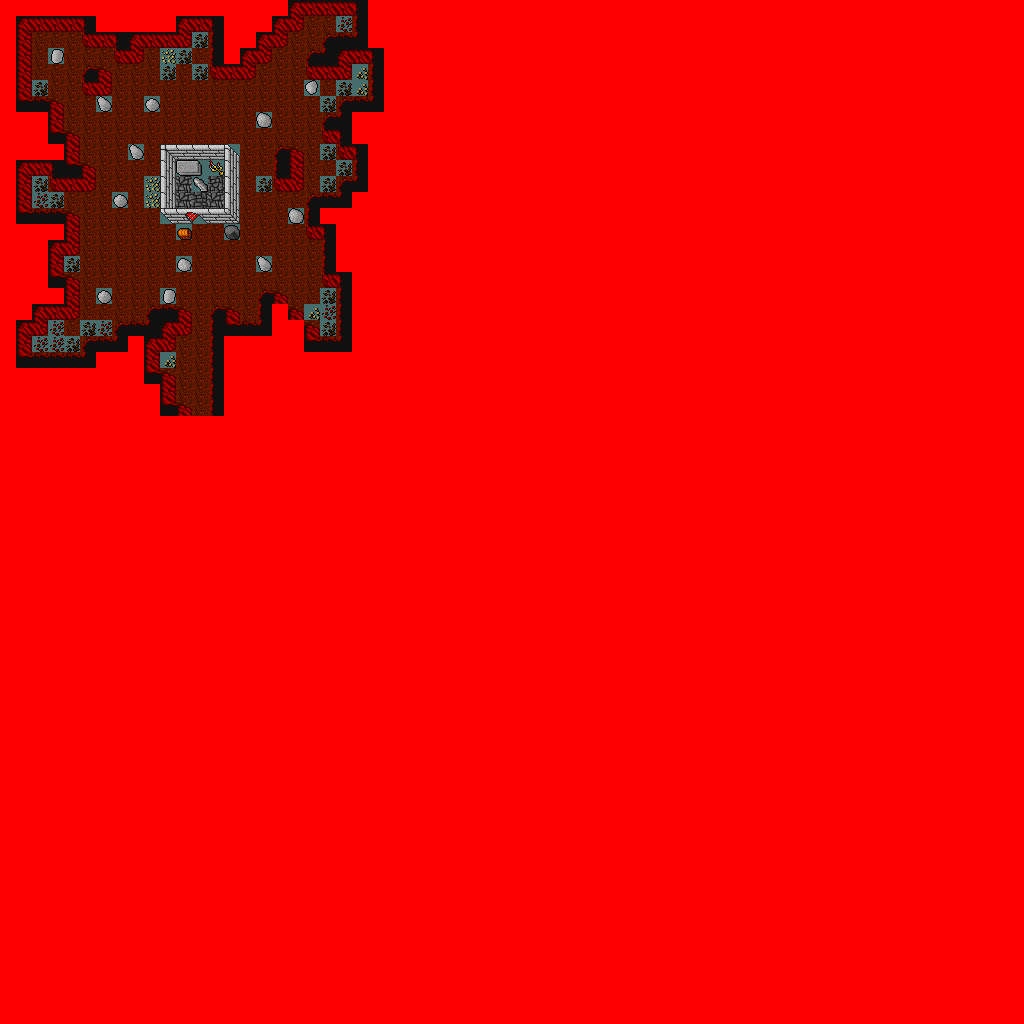

A level layout from a 2D game, rendered from its tile map. Below: a short description, then the map file with tile-grid data replaced by summaries:
An orthogonal 64x64 tile map with 16x16 px tiles, 5 tile layers (Terrain, Vegetation, Buildings, Objects, ...), 5 tilesets.

<map version="1.0" orientation="orthogonal" width="64" height="64" tilewidth="16" tileheight="16">
 <tileset firstgid="1" name="16x16_retrostyle_GUI_Denzi101012-1" tilewidth="16" tileheight="16">
  <image source="16x16_oblique/16x16_retrostyle_GUI_Denzi101012-1.png" trans="476c6c" width="448" height="208" />
 </tileset>
 <tileset firstgid="365" name="16x16_ultim6_character_Denzi050731" tilewidth="16" tileheight="16">
  <image source="16x16_oblique/16x16_ultim6_character_Denzi050731.PNG" trans="476c6c" width="416" height="576" />
 </tileset>
 <tileset firstgid="1301" name="16x16_ultim6_item_Denzi060817-2" tilewidth="16" tileheight="16">
  <image source="16x16_oblique/16x16_ultim6_item_Denzi060817-2.PNG" trans="476c6c" width="256" height="256" />
 </tileset>
 <tileset firstgid="1557" name="16x16_ultim6_monster_Denzi050817-1" tilewidth="16" tileheight="16">
  <image source="16x16_oblique/16x16_ultim6_monster_Denzi050817-1.PNG" trans="476c6c" width="400" height="400" />
 </tileset>
 <tileset firstgid="2182" name="16x16_ultim6_wind_map_Denzi060606-5" tilewidth="16" tileheight="16">
  <image source="16x16_oblique/16x16_ultim6_wind_map_Denzi060606-5.gif" trans="476c6c" width="528" height="720" />
 </tileset>
 <layer name="Terrain" width="64" height="64">
  <data>[4096 cells, 4096 non-empty, 17 distinct tile ids]</data>
 </layer>
 <layer name="Vegetation" width="64" height="64">
  <data>[4096 cells, 32 non-empty, 4 distinct tile ids]</data>
 </layer>
 <layer name="Buildings" width="64" height="64">
  <data>[4096 cells, 16 non-empty, 8 distinct tile ids]</data>
 </layer>
 <layer name="Objects" width="64" height="64">
  <data>[4096 cells, 18 non-empty, 12 distinct tile ids]</data>
 </layer>
 <layer name="People" width="64" height="64">
  <data>[4096 cells, 0 non-empty, 0 distinct tile ids]</data>
 </layer>
</map>